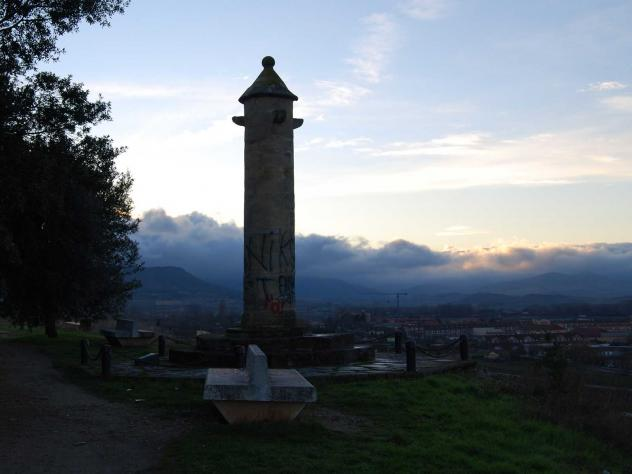
#> input picture InvertirColores/1.jpg, 632 x 474 px
$ python -i invertircoloresparalelo.py   (imports and definitions only)   (Python 2 division)
#> lines starting #> are read from the running program, lines starting #| are printed output that depends on the picture
#> further down, picture is the input picture: shape (474, 632, 3); mean B, G, R 120.9, 113.5, 105.7

from mpi4py import MPI
import numpy as np
import ImageFilter
from numpy import array, shape, reshape, zeros, transpose
from PIL import Image, ImageChops, ImageOps
import StringIO
import time

comm = MPI.COMM_WORLD  # comunicador entre dos procesadores #
rank = comm.rank     # id procesador actual #
size = comm.size     # tamano procesador #

def convertirImgMatrixRGB(img):
	return np.array(img.convert("RGB"))

def invertirImgColores(imagen): # al parecer es la misma que el negativo
	img = Image.fromarray(imagen)
	n = img.size[0]
#> n = 632
	m = img.size[1]
#> m = 474
	for i in range(n):
		for j in range(m):
			# Obtenemos los colores RGB pixel por pixel
			r, g, b = img.getpixel((i, j))
			# Cambiamos el RGB del pixel
			img.putpixel((i, j), ((255-r), (255-g), (255-b)))
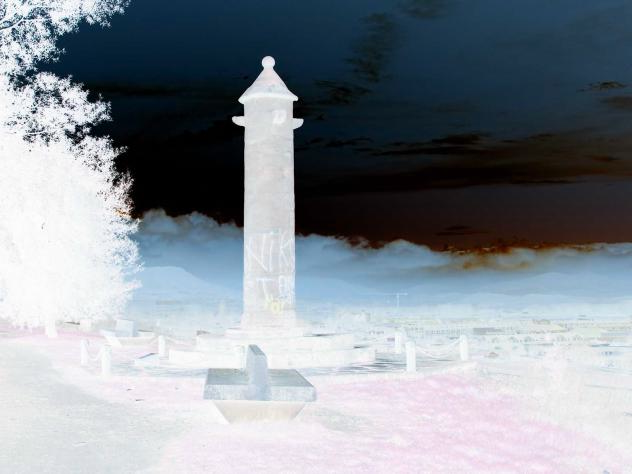
#> img: PIL image 632x474 RGB; mean R, G, B 134.1, 141.5, 149.3
	return convertirImgMatrixRGB(img)

# [42 lines left out: functions divisionTareaImagen, main, not called in this run]

# [1 line not run here, left out]

>>> import cv2
>>> picture = cv2.imread('1.jpg')
>>> result = invertirImgColores(picture)

$ run again, on InvertirColores/photoCut1.png
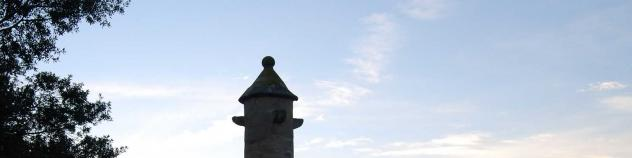
#> input picture InvertirColores/photoCut1.png, 632 x 158 px
#> picture is the input picture: shape (158, 632, 3); mean B, G, R 206.3, 190.1, 177.8
#> after the loop in invertirImgColores, `for i in range(n):`:
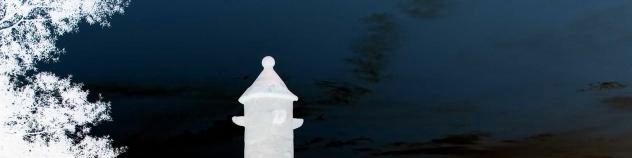
#> img: PIL image 632x158 RGB; mean R, G, B 48.7, 64.9, 77.2

$ run again, on InvertirColores/photoCut2.png
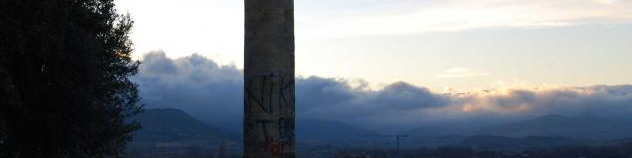
#> input picture InvertirColores/photoCut2.png, 632 x 158 px
#> picture is the input picture: shape (158, 632, 3); mean B, G, R 132.3, 125.4, 119.3
#> after the loop in invertirImgColores, `for i in range(n):`:
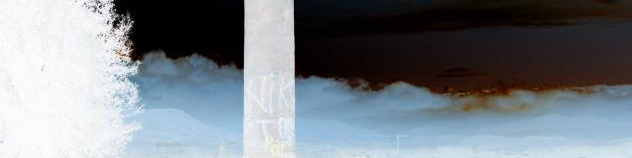
#> img: PIL image 632x158 RGB; mean R, G, B 122.7, 129.6, 135.7

$ run again, on InvertirColores/photoCut3.png
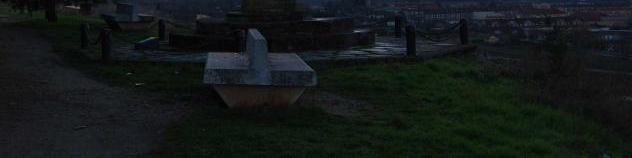
#> input picture InvertirColores/photoCut3.png, 632 x 158 px
#> picture is the input picture: shape (158, 632, 3); mean B, G, R 24.2, 25.1, 19.9
#> after the loop in invertirImgColores, `for i in range(n):`:
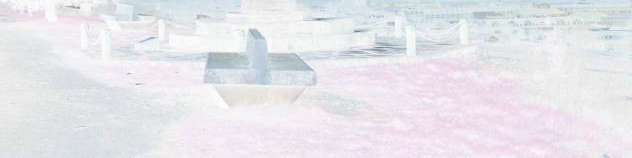
#> img: PIL image 632x158 RGB; mean R, G, B 230.8, 229.9, 235.1
